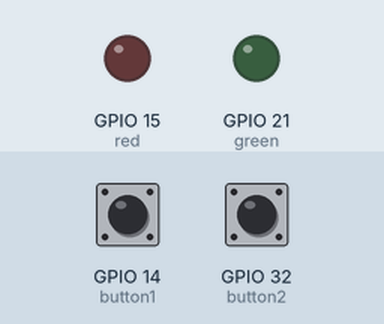
A program run on a simulated ESP32 board running MicroPython. Shown: output pins drawn as LEDs (lit = HIGH). The test bench sets the inputs (shaded band); at power-on: GPIO 14 (button1) HIGH, GPIO 32 (button2) HIGH. What the program prints to the serial console is not drawn. At 3.0 s the program stops and its outputs stay as they are.

Above: at 0.1 s.
At 2.1 s:
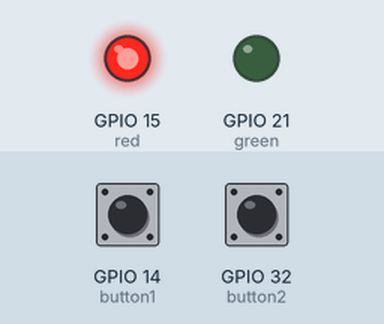
At 2.6 s:
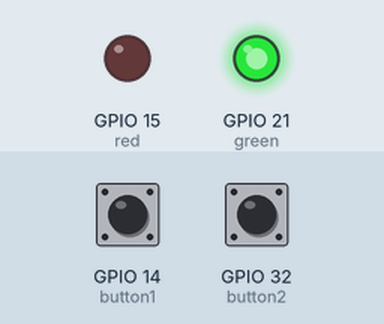
Timing chart, 0 to 4.5 s (numbered marks = the images above):
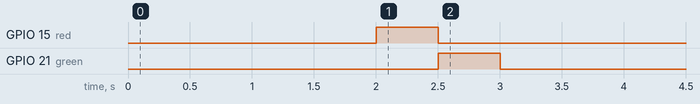

The program:

pattern.py
```python
from machine import Pin
from time import sleep

#Pins for buttons
button1 = Pin(14, Pin.IN)         #Red
button2 = Pin(32,Pin.IN)          #Green

#Output pins for red and green led respectively.
red = Pin(15,Pin.OUT)
green = Pin(21,Pin.OUT)

#Setting the LEDs
red.value(0)
green.value(0)

#Counter variables
cnt1 = 0            #Red
cnt2 = 0            #Green

#Loop to facilitate push button blinking
while(True):
    sleep(0.2)
    if button1.value() == 0 and button2.value() == 0:
        #1st case
        red.value(0)
        green.value(0)

    elif button1.value() == 0 and button2.value() == 1:
        #2nd case"
        cnt2 = cnt2 + 1
        red.value(0)
        green.value(1)
    elif button1.value() == 1 and button2.value() == 0:
        #3rd case
        cnt1 = cnt1 + 1
        red.value(1)
        green.value(0)
    elif button1.value() == 1 and button2.value() == 1:
        #4th case
        cnt1 = cnt1 + 1
        cnt2 = cnt2 + 1
        red.value(0)
        green.value(0)

#Loops to facilitate alternative blinking
    if cnt1 >= 10 or cnt2 >= 10:
        if (cnt1 >= 10):
            while(True):
                red.value(1)
                green.value(0)
                sleep(0.5)
                red.value(0)
                green.value(1)
                sleep(0.5)
                #When the other button is pressed
                if button2.value():
                    red.value(0)
                    green.value(0)
                    print('You have successfully implemented LAB1 DEMO!!!')
                    break
            break

        if (cnt2 >= 10):
            while(True):
                red.value(1)
                green.value(0)
                sleep(0.5)
                red.value(0)
                green.value(1)
                sleep(0.5)
                if button1.value():
                    red.value(0)
                    green.value(0)
                    print('You have successfully implemented LAB1 DEMO!!!')
                    break
            break

#End of Code
        
```

Measured:
- by itself, GPIO 15 (red): LOW → HIGH at 2.0 s, → LOW 0.50 s later
- by itself, GPIO 21 (green): LOW → HIGH at 2.5 s, → LOW 0.50 s later
